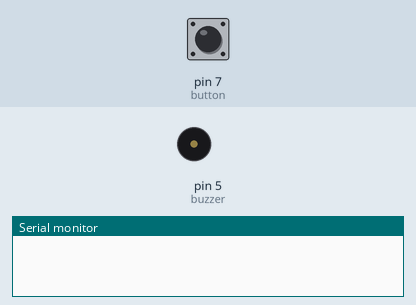
The sketch below on a simulated Arduino Uno, built with avr-gcc and run on an emulated ATmega328P. Parts: buzzer (waves = sounding), the last lines printed to the serial monitor. Inputs (shaded band) come from the test bench; at power-on: pin 7 (button) HIGH.

Above: at 1.2 s.
1.3 s: pin 7 (button) pulled LOW for 0.15 s
At 2.2 s:
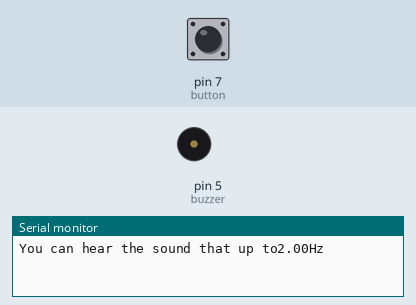
2.9 s: pin 7 (button) pulled LOW for 1 s
At 3.7 s:
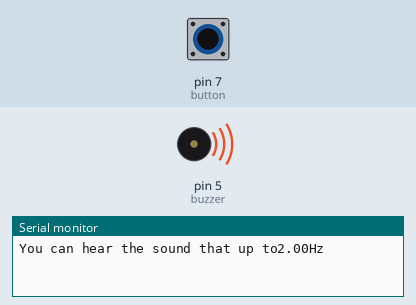
5.4 s: pin 7 (button) pulled LOW for 3.2 s
At 9.2 s:
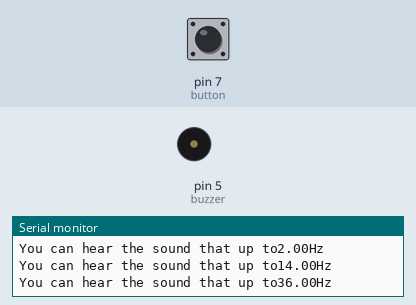
Timing chart, 0 to 10.7 s (numbered marks = the images above; inputs shaded):
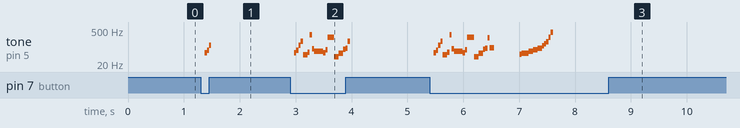

Measured:
- after the input at 1.3 s, tone on pin 5 (buzzer): silent → 59 Hz after 0.07 s, → 74 Hz 0.04 s later, → 118 Hz 0.04 s later, → silent 0.04 s later
- after the input at 2.9 s, tone on pin 5 (buzzer): plays 59 Hz for 0.04 s, 74 Hz for 0.04 s, 118 Hz for 0.04 s, 176 Hz for 0.04 s, 48 Hz for 0.08 s, 61 Hz for 0.04 s … (17 notes in this stretch), starting after 0.07 s
- after the input at 5.4 s, tone on pin 5 (buzzer): plays 59 Hz for 0.04 s, 74 Hz for 0.04 s, 118 Hz for 0.04 s, 176 Hz for 0.04 s, 48 Hz for 0.08 s, 61 Hz for 0.04 s … (28 notes in this stretch), starting after 0.07 s

The sketch:

Frequency_Tester.ino
```cpp
//*************************************************************
//          This program is the pratices of Functions
//            By Siyan Zhang @ George Brown College
//                        ID 100757256
//                      Data 2012-11-10
//*************************************************************

#define button 7  //Define the pins number
#define buzzer 5

int btn;  //Temporary store the button state
int State;  //Record if button is pressed
float F;  //Record the Frequency
float per;  //Record the converted period

void setup()
{
  pinMode(button,INPUT);  //Set pins' mode
  pinMode(buzzer,OUTPUT);
  Serial.begin(9600);  //Start the serial communication
}

void loop()
{
  btn = digitalRead(button);
  if (btn == LOW)  //If button is pressed, increase the frequency.
  {
    State = 1;
    F = F + 1;
    per = 1/F*1000000;
    playTone((int) per,5);  //Convert period to integer to avoid weird problems
  }
  if (btn == HIGH && State == 1)
  {
    State = 0;
    Serial.print("You can hear the sound that up to");  //If button is released,print and reset the frequency.
    Serial.print(F);
    Serial.println("Hz");
    F = 0;
  }
}

void playTone(int period, int duration)  //Function to generate the sounds with required freguency and length.
{
  for(int i=0; i<=duration; i++)
  {
    digitalWrite(buzzer,HIGH);
    delayMicroseconds(period/2);
    digitalWrite(buzzer,LOW);
    delayMicroseconds(period/2);
  }
}
```
